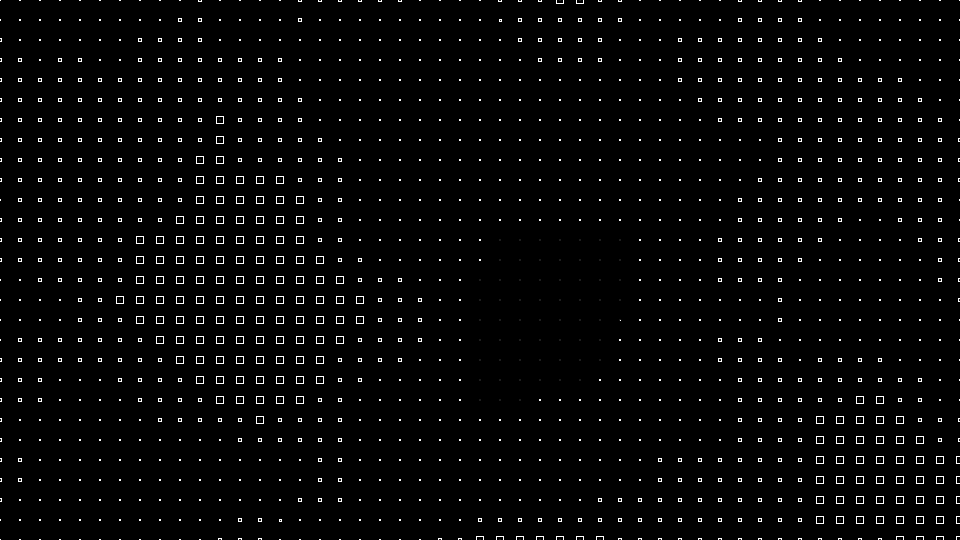
Frame 1 (no input)
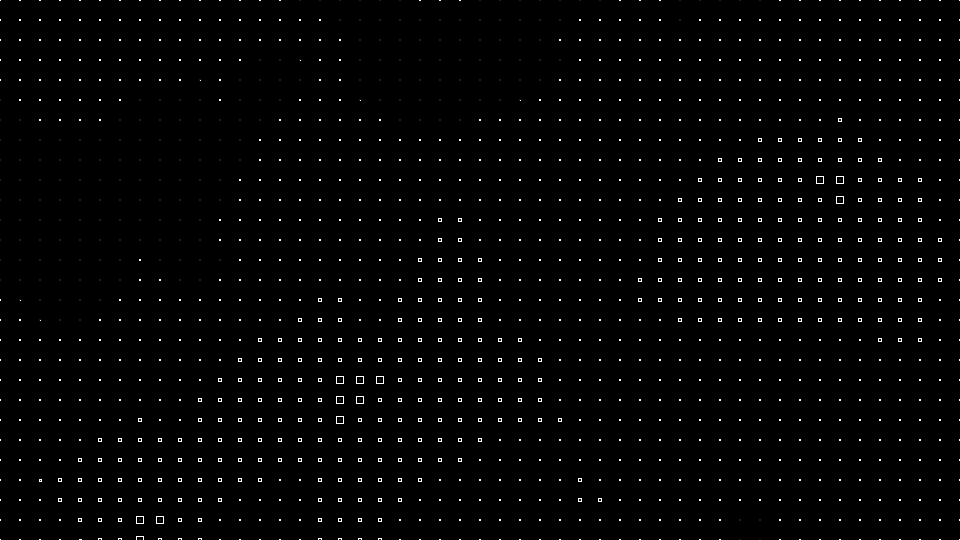
Frame 60 (the mouse pressed at the canvas centre just before this capture)
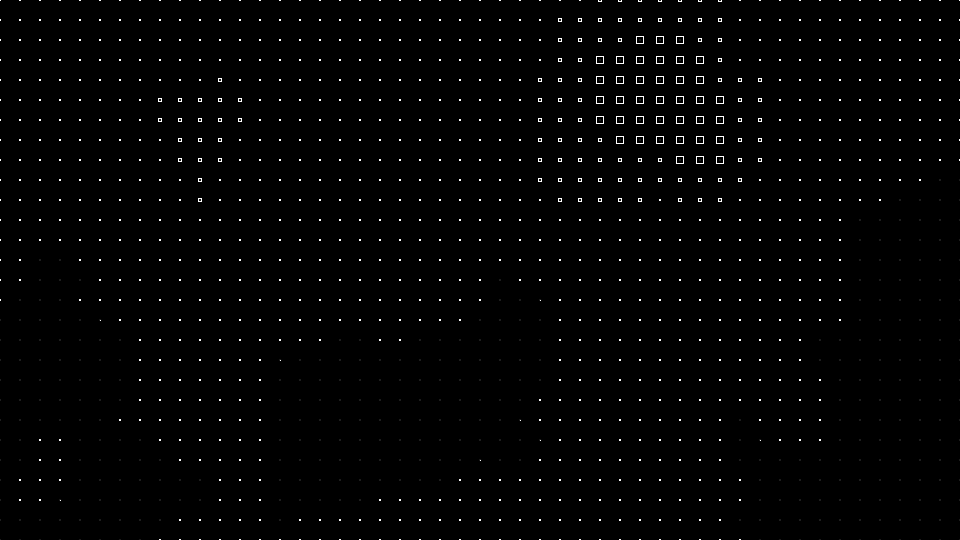
Frame 120 (the mouse held since frame 60 and released just before this capture)

The Processing sketch that drew these frames (run headless with seeded random() and noise(); from frame 60 on, the mouse is pressed at the canvas centre):

// Processing sketch: animation002
// ── animation002.pde
float gridSize = 20;
int seed = 1;//int(random(99999999));


void setup() {
  size(960, 540);
  smooth(2);
  pixelDensity(2);
  frameRate(25);
  rectMode(CENTER);
  generate();
}

void draw() {

  if (frameCount%(25*10) == 0) generate();

  float time = millis()*0.001;

  randomSeed(seed);
  noiseSeed(seed);

  background(0);
  for (int j = 0; j <= height; j+=gridSize) {
    for (int i = 0; i <= width; i+=gridSize) {
      noStroke();
      fill(255, 30);
      rect(i, j, 2, 2);
      float xx = des+i*det+cos(dir)*time*vel;
      float yy = des+j*det+sin(dir)*time*vel;
      float noi = noise(xx, yy)*1.5-0.5;
      if (noi < 0) continue;
      if (noi < 0.5) noi = pow(noi, 1.5);
      else noi = pow(noi, 0.66);
      float ss = noi*gridSize*0.5;
      noFill();
      stroke(255);
      rect(i, j, ss, ss);
    }
  }
}

void keyPressed() {
  generate();
}

float det, des, dir, vel;
void generate() {
  det = random(0.02)*random(1)*random(0.5, 1);
  des = random(100000);
  dir = random(TWO_PI);
  vel = random(6)*random(1);
  seed = int(random(99999999));
}
